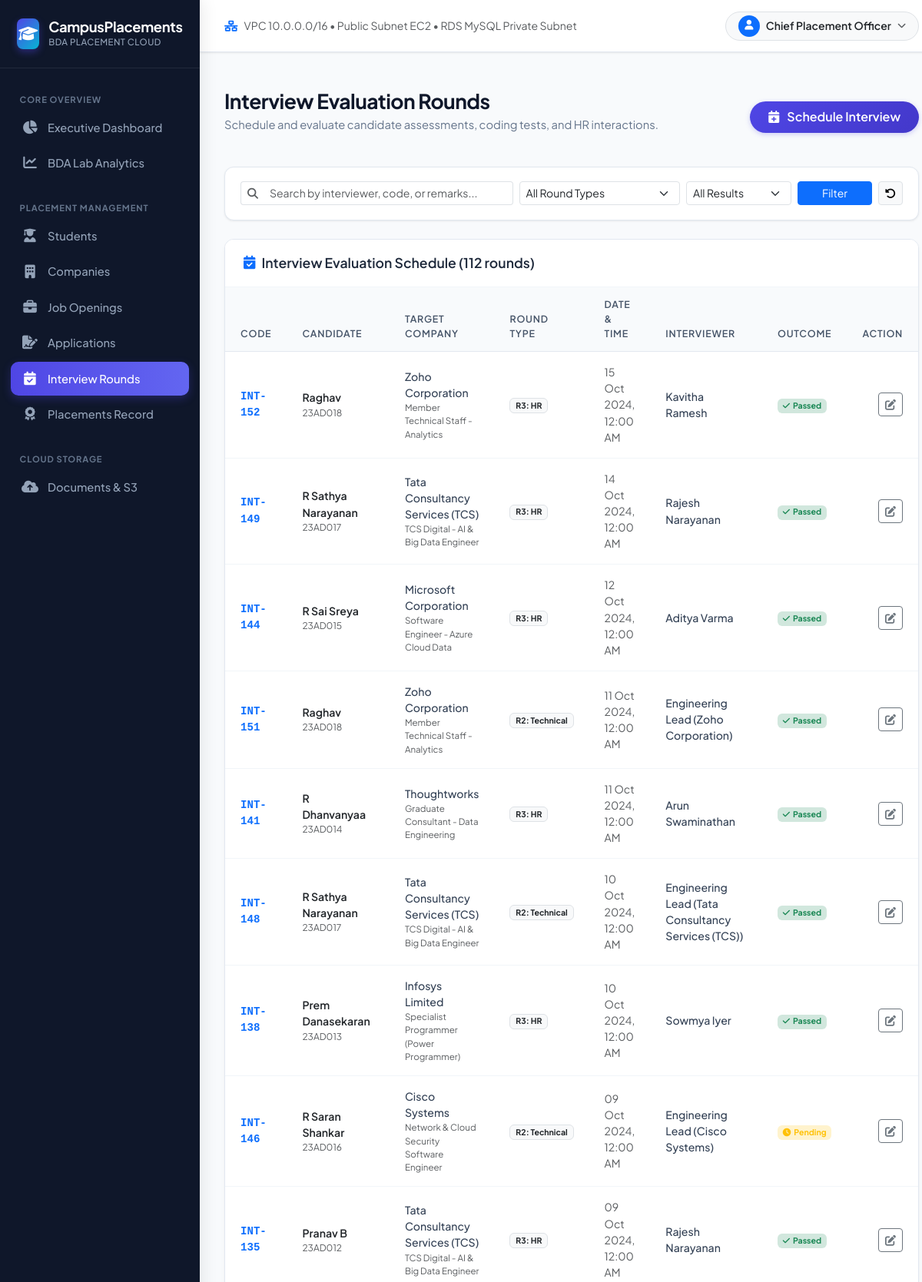
Page /interviews/ (signed in, upper part) on the committed database.
### models/interview.py (models this page shows, shortened)
class InterviewRound(db.Model):
    __tablename__ = 'interview_rounds'
    id = db.Column(db.Integer, primary_key=True, autoincrement=True)
    interview_code = db.Column(db.String(50), unique=True, nullable=False, index=True)
    application_id = db.Column(db.Integer, db.ForeignKey('applications.id', ondelete='CASCADE'), nullable=False)
    round_number = db.Column(db.Integer, default=1)
    round_type = db.Column(
        db.String(50),
        nullable=False
    )  # 'Aptitude', 'Technical', 'HR', 'Group Discussion', 'Managerial'
    round_date = db.Column(db.DateTime, default=datetime.utcnow)
    interviewer = db.Column(db.String(100), nullable=True)
    result = db.Column(db.String(30), default='Pending')  # 'Pending', 'Passed', 'Failed'
    remarks = db.Column(db.Text, nullable=True)
    created_at = db.Column(db.DateTime, default=datetime.utcnow)
    updated_at = db.Column(db.DateTime, default=datetime.utcnow, onupdate=datetime.utcnow)
    application = db.relationship('Application', back_populates='interview_rounds')

### models/student.py (models this page shows, shortened)
class Student(db.Model):
    __tablename__ = 'students'
    id = db.Column(db.Integer, primary_key=True, autoincrement=True)
    student_id = db.Column(db.String(50), unique=True, nullable=False, index=True)
    name = db.Column(db.String(120), nullable=False)
    email = db.Column(db.String(120), unique=True, nullable=False)
    phone = db.Column(db.String(20), nullable=True)
    department = db.Column(db.String(100), nullable=False, default='Artificial Intelligence & Data Science')
    batch = db.Column(db.String(20), nullable=False, default='2023')
    graduation_year = db.Column(db.Integer, nullable=False, default=2025)
    cgpa = db.Column(db.Float, nullable=False, default=8.0)
    skills = db.Column(db.Text, nullable=True)  # Comma-separated or tags
    placement_status = db.Column(db.String(30), default='Unplaced')  # 'Placed', 'Unplaced', 'In-Process'
    created_at = db.Column(db.DateTime, default=datetime.utcnow)
    updated_at = db.Column(db.DateTime, default=datetime.utcnow, onupdate=datetime.utcnow)
    applications = db.relationship('Application', back_populates='student', cascade='all, delete-orphan')
    placement = db.relationship('Placement', back_populates='student', uselist=False, cascade='all, delete-orphan')
    documents = db.relationship('Document', back_populates='student', cascade='all, delete-orphan')

### models/company.py (models this page shows, shortened)
class Company(db.Model):
    __tablename__ = 'companies'
    id = db.Column(db.Integer, primary_key=True, autoincrement=True)
    name = db.Column(db.String(150), unique=True, nullable=False, index=True)
    industry = db.Column(db.String(100), nullable=False)
    location = db.Column(db.String(100), nullable=False)
    website = db.Column(db.String(255), nullable=True)
    hr_contact_name = db.Column(db.String(100), nullable=True)
    hr_contact_email = db.Column(db.String(120), nullable=True)
    hr_contact_phone = db.Column(db.String(20), nullable=True)
    description = db.Column(db.Text, nullable=True)
    created_at = db.Column(db.DateTime, default=datetime.utcnow)
    updated_at = db.Column(db.DateTime, default=datetime.utcnow, onupdate=datetime.utcnow)
    jobs = db.relationship('Job', back_populates='company', cascade='all, delete-orphan')
    applications = db.relationship('Application', back_populates='company', cascade='all, delete-orphan')
    placements = db.relationship('Placement', back_populates='company', cascade='all, delete-orphan')

### models/job.py (models this page shows, shortened)
class Job(db.Model):
    __tablename__ = 'jobs'
    id = db.Column(db.Integer, primary_key=True, autoincrement=True)
    job_code = db.Column(db.String(50), unique=True, nullable=False, index=True)
    company_id = db.Column(db.Integer, db.ForeignKey('companies.id', ondelete='CASCADE'), nullable=False)
    title = db.Column(db.String(150), nullable=False)
    job_type = db.Column(db.String(50), default='Full-Time')  # 'Full-Time', 'Internship', 'Placement+Intern'
    location = db.Column(db.String(100), nullable=False)
    min_cgpa = db.Column(db.Float, default=6.5)
    required_skills = db.Column(db.Text, nullable=True)
    salary_ctc = db.Column(db.Float, nullable=False)  # Stored in LPA (e.g., 12.5) for quantitative analytics
    deadline = db.Column(db.Date, nullable=True)
    description = db.Column(db.Text, nullable=True)
    status = db.Column(db.String(30), default='Open')  # 'Open', 'Closed', 'Completed'
    created_at = db.Column(db.DateTime, default=datetime.utcnow)
    updated_at = db.Column(db.DateTime, default=datetime.utcnow, onupdate=datetime.utcnow)
    company = db.relationship('Company', back_populates='jobs')
    applications = db.relationship('Application', back_populates='job', cascade='all, delete-orphan')
    placements = db.relationship('Placement', back_populates='job')

### routes/interviews.py (the view, shortened to what this page needs)
@interviews_bp.route('/')
@login_required
def index():
    result_filter = request.args.get('result', '').strip()
    type_filter = request.args.get('type', '').strip()
    search_query = request.args.get('q', '').strip()
    query = InterviewRound.query
    if result_filter:
        query = query.filter(InterviewRound.result == result_filter)
    if type_filter:
        query = query.filter(InterviewRound.round_type == type_filter)
    interviews = query.order_by(InterviewRound.round_date.desc(), InterviewRound.id.desc()).all()
    round_types = ['Aptitude', 'Technical', 'HR', 'Group Discussion', 'Managerial']
    results = ['Pending', 'Passed', 'Failed']
    return render_template(
        'interviews/index.html',
        interviews=interviews,
        round_types=round_types,
        results=results,
        selected_result=result_filter,
        selected_type=type_filter,
        search_query=search_query
    )

### routes/__init__.py (called while the page is built)
def login_required(f):
    @wraps(f)
    def decorated_function(*args, **kwargs):
        if 'user_id' not in session:
            flash('Please log in to access this page.', 'warning')
            return redirect(url_for('auth.login'))
        return f(*args, **kwargs)
    return decorated_function

### templates/interviews/index.html (shortened to what this page needs)
{% extends "base.html" %}
{% block content %}
<div class="page-header">
    <div>
        <h1 class="page-title">Interview Evaluation Rounds</h1>
        <p class="page-subtitle">Schedule and evaluate candidate assessments, coding tests, and HR interactions.</p>
    </div>
    <div>
        <a href="{{ url_for('interviews.add') }}" class="btn btn-primary-custom rounded-pill px-4">
            <i class="fa-solid fa-calendar-plus me-1"></i> Schedule Interview
        </a>
    </div>
</div>
<div class="filter-bar">
    <form method="GET" action="{{ url_for('interviews.index') }}" class="row g-2 align-items-center">
        <div class="col-md-5">
            <div class="input-group input-group-sm">
                <span class="input-group-text bg-white border-end-0"><i class="fa-solid fa-magnifying-glass text-muted"></i></span>
                <input type="text" name="q" value="{{ search_query }}" class="form-control border-start-0" placeholder="Search by interviewer, code, or remarks...">
            </div>
        </div>
        <div class="col-md-3">
            <select name="type" class="form-select form-select-sm">
                <option value="">All Round Types</option>
            </select>
        </div>
        <div class="col-md-2">
            <select name="result" class="form-select form-select-sm">
                <option value="">All Results</option>
            </select>
        </div>
        <div class="col-md-2 d-flex gap-2">
            <button type="submit" class="btn btn-primary btn-sm flex-grow-1">Filter</button>
            <a href="{{ url_for('interviews.index') }}" class="btn btn-light btn-sm border" title="Reset"><i class="fa-solid fa-rotate-left"></i></a>
        </div>
    </form>
</div>
<div class="content-card">
    <div class="card-header-custom">
        <h6 class="card-title-custom">
            <i class="fa-solid fa-calendar-check text-primary"></i>
            Interview Evaluation Schedule ({{ interviews|length }} rounds)
        </h6>
    </div>
    <div class="table-responsive">
        <table class="table table-custom table-hover">
            <thead>
                <tr>
                    <th>Code</th>
                    <th>Candidate</th>
                    <th>Target Company</th>
                    <th>Round Type</th>
                    <th>Date &amp; Time</th>
                    <th>Interviewer</th>
                    <th>Outcome</th>
                    <th class="text-end">Action</th>
                </tr>
            </thead>
            <tbody>
                {% for round in interviews %}
                <tr>
                    <td class="font-monospace fw-bold text-primary">{{ round.interview_code }}</td>
                    <td>
                        <a href="{{ url_for('students.detail', student_id=round.application.student_id) }}" class="fw-semibold text-dark text-decoration-none">
                            {{ round.application.student.name }}
                        </a>
                        <div class="text-muted small" style="font-size: 0.75rem;">{{ round.application.student.student_id }}</div>
                    </td>
                    <td>
                        <div class="fw-medium">{{ round.application.company.name }}</div>
                        <div class="text-muted small" style="font-size: 0.72rem;">{{ round.application.job.title }}</div>
                    </td>
                    <td>
                        <span class="badge bg-light text-dark border">R{{ round.round_number }}: {{ round.round_type }}</span>
                    </td>
                    <td class="text-muted small">
                        {{ round.round_date.strftime('%d %b %Y, %I:%M %p') if round.round_date else 'TBD' }}
                    </td>
                    <td class="small fw-medium">{{ round.interviewer or 'Panel' }}</td>
                    <td>
                        {% if round.result == 'Passed' %}
                            <span class="badge bg-success-subtle text-success fw-bold"><i class="fa-solid fa-check me-1"></i>Passed</span>
                        {% elif round.result == 'Failed' %}
                            <span class="badge bg-danger-subtle text-danger fw-bold"><i class="fa-solid fa-xmark me-1"></i>Failed</span>
                        {% else %}
                            <span class="badge bg-warning-subtle text-warning fw-bold"><i class="fa-solid fa-clock me-1"></i>Pending</span>
                        {% endif %}
                    </td>
                    <td class="text-end">
                        <button type="button" class="btn btn-outline-secondary btn-sm" data-bs-toggle="modal" data-bs-target="#intModal{{ round.id }}" title="Update Evaluation">
                            <i class="fa-solid fa-pen-to-square"></i>
                        </button>
                    </td>
                </tr>
                {% else %}
                <tr>
                    <td colspan="8" class="text-center text-muted py-4">No interview rounds found matching the filter.</td>
                </tr>
                {% endfor %}
            </tbody>
        </table>
    </div>
</div>
{% endblock %}

### static/css/style.css (style rules this page uses)
:root { --primary: #4f46e5; --primary-hover: #4338ca; --primary-light: #eef2ff; --secondary: #0ea5e9; --secondary-light: #f0f9ff; --success: #10b981; --success-light: #ecfdf5; --warning: #f59e0b; --warning-light: #fffbeb; --danger: #ef4444; --danger-light: #fef2f2; --dark: #0f172a; --dark-surface: #1e293b; --slate-50: #f8fafc; --slate-100: #f1f5f9; --slate-200: #e2e8f0; --slate-300: #cbd5e1; --slate-400: #94a3b8; --slate-500: #64748b; --slate-600: #475569; --slate-700: #334155; --slate-800: #1e293b; --slate-900: #0f172a; --sidebar-width: 260px; --navbar-height: 68px; --border-radius-sm: 8px; --border-radius: 12px; --border-radius-lg: 16px; --border-radius-xl: 20px; --shadow-subtle: 0 1px 3px 0 rgb(0 0 0 / 0.07), 0 1px 2px -1px rgb(0 0 0 / 0.05); --shadow-card: 0 4px 6px -1px rgb(0 0 0 / 0.05), 0 2px 4px -2px rgb(0 0 0 / 0.05); --shadow-hover: 0 12px 24px -4px rgb(0 0 0 / 0.09), 0 4px 8px -2px rgb(0 0 0 / 0.05); --transition: all 0.2s cubic-bezier(0.4, 0, 0.2, 1); }
body { font-family: 'Plus Jakarta Sans', 'Inter', -apple-system, BlinkMacSystemFont, "Segoe UI", Roboto, sans-serif; background-color: #f8fafc; color: #1e293b; min-height: 100vh; display: flex; flex-direction: column; overflow-x: hidden; }
.page-header { display: flex; align-items: center; justify-content: space-between; margin-bottom: 1.75rem; flex-wrap: wrap; gap: 1rem; }
.page-title { font-weight: 700; font-size: 1.65rem; color: var(--slate-900); letter-spacing: -0.02em; margin: 0; }
.page-subtitle { color: var(--slate-500); font-size: 0.92rem; margin-top: 0.2rem; }
.content-card { background: #ffffff; border: 1px solid var(--slate-200); border-radius: var(--border-radius); box-shadow: var(--shadow-card); margin-bottom: 1.75rem; overflow: hidden; }
.card-header-custom { padding: 1.25rem 1.5rem; background: #ffffff; border-bottom: 1px solid var(--slate-100); display: flex; align-items: center; justify-content: space-between; flex-wrap: wrap; gap: 0.75rem; }
.card-title-custom { font-size: 1.1rem; font-weight: 600; color: var(--slate-800); margin: 0; display: flex; align-items: center; gap: 8px; }
.table-custom { width: 100%; margin-bottom: 0; }
.table-custom thead th { background-color: var(--slate-50); color: var(--slate-600); font-size: 0.78rem; font-weight: 600; text-transform: uppercase; letter-spacing: 0.06em; padding: 0.85rem 1.25rem; border-bottom: 1px solid var(--slate-200); border-top: none; }
.table-custom tbody td { padding: 1rem 1.25rem; font-size: 0.88rem; color: var(--slate-700); vertical-align: middle; border-bottom: 1px solid var(--slate-100); }
.table-custom tbody tr { transition: var(--transition); }
.filter-bar { background: #ffffff; border: 1px solid var(--slate-200); border-radius: var(--border-radius); padding: 1.15rem 1.25rem; margin-bottom: 1.5rem; box-shadow: var(--shadow-subtle); }
.btn-primary-custom { background: linear-gradient(135deg, #4f46e5 0%, #4338ca 100%); color: #ffffff; border: none; font-weight: 600; padding: 0.55rem 1.1rem; border-radius: 8px; transition: var(--transition); box-shadow: 0 2px 6px rgba(79, 70, 229, 0.25); display: inline-flex; align-items: center; gap: 6px; }

### rows in the picture
InterviewRound: interview_code "INT-152", application.student.name "Raghav", application.student.student_id "23AD018", application.company.name "Zoho Corporation", application.job "Member Technical Staff - Analytics", round_number "3", round_type "HR", round_date "15 Oct 2024, 12:00 AM", interviewer "Kavitha Ramesh", result "Passed" (drawn)
InterviewRound: interview_code "INT-149", application.student.name "R Sathya Narayanan", application.student.student_id "23AD017", application.company.name "Tata Consultancy Services (TCS)", application.job "TCS Digital - AI & Big Data Engineer", round_number "3", round_type "HR", round_date "14 Oct 2024, 12:00 AM", interviewer "Rajesh Narayanan", result "Passed" (drawn)
InterviewRound: interview_code "INT-144", application.student.name "R Sai Sreya", application.student.student_id "23AD015", application.company.name "Microsoft Corporation", application.job "Software Engineer - Azure Cloud Data", round_number "3", round_type "HR", round_date "12 Oct 2024, 12:00 AM", interviewer "Aditya Varma", result "Passed" (drawn)
InterviewRound: interview_code "INT-151", application.student.name "Raghav", application.student.student_id "23AD018", application.company.name "Zoho Corporation", application.job "Member Technical Staff - Analytics", round_number "2", round_type "Technical", round_date "11 Oct 2024, 12:00 AM", interviewer "Engineering Lead (Zoho Corporation)", result "Passed" (drawn)
InterviewRound: interview_code "INT-141", application.student.name "R Dhanvanyaa", application.student.student_id "23AD014", application.company.name "Thoughtworks", application.job "Graduate Consultant - Data Engineering", round_number "3", round_type "HR", round_date "11 Oct 2024, 12:00 AM", interviewer "Arun Swaminathan", result "Passed" (drawn)
InterviewRound: interview_code "INT-148", application.student.name "R Sathya Narayanan", application.student.student_id "23AD017", application.company.name "Tata Consultancy Services (TCS)", application.job "TCS Digital - AI & Big Data Engineer", round_number "2", round_type "Technical", round_date "10 Oct 2024, 12:00 AM", interviewer "Engineering Lead (Tata Consultancy Services (TCS))", result "Passed" (drawn)
InterviewRound: interview_code "INT-138", application.student.name "Prem Danasekaran", application.student.student_id "23AD013", application.company.name "Infosys Limited", application.job "Specialist Programmer (Power Programmer)", round_number "3", round_type "HR", round_date "10 Oct 2024, 12:00 AM", interviewer "Sowmya Iyer", result "Passed" (drawn)
InterviewRound: interview_code "INT-146", application.student.name "R Saran Shankar", application.student.student_id "23AD016", application.company.name "Cisco Systems", application.job "Network & Cloud Security Software Engineer", round_number "2", round_type "Technical", round_date "09 Oct 2024, 12:00 AM", interviewer "Engineering Lead (Cisco Systems)", result "Pending" (drawn)
InterviewRound: interview_code "INT-135", application.student.name "Pranav B", application.student.student_id "23AD012", application.company.name "Tata Consultancy Services (TCS)", application.job "TCS Digital - AI & Big Data Engineer", round_number "3", round_type "HR", round_date "09 Oct 2024, 12:00 AM", interviewer "Rajesh Narayanan", result "Passed" (drawn)

### other values in the picture
{{ app_name }} "CampusPlacements"
{{ current_user or 'Administrator' }} "Chief Placement Officer"
{{ interviews|length }} "112"
